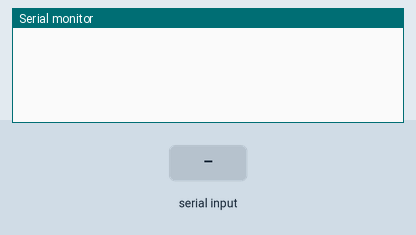
This sketch was run on a simulated Arduino Uno, built with avr-gcc and run on an emulated ATmega328P. Parts: the last lines printed to the serial monitor. The inputs (shaded band) are chosen by the test bench.

Above: at 1.2 s.
1.3 s: "0" received over Serial
At 2.5 s:
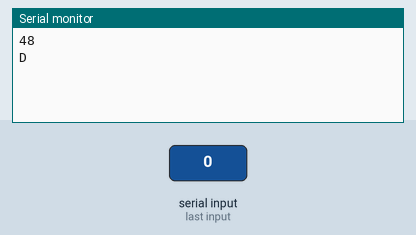
2.8 s: "1" received over Serial
At 3.9 s:
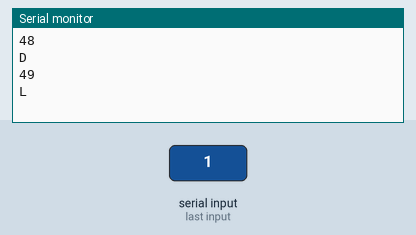
4.3 s: "2" received over Serial
At 4.9 s:
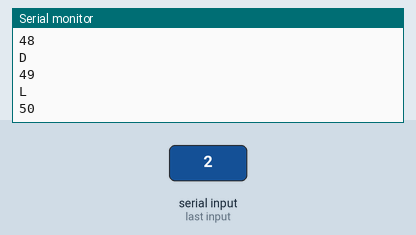

Measured:
- after the input at 1.3 s, the serial monitor: prints a new line at once (image 1)
- after the input at 2.8 s, the serial monitor: prints a new line at once (image 2)
- after the input at 4.3 s, the serial monitor: prints a new line at once (image 3)

The sketch:

NECprojetorDump.ino
```cpp
// (licence header left out)
#include <IRremote.h>

IRsend irsend;
int inByte;

unsigned int raw_liga[104] = {8950,4450,550,550,550,550,550,550,550,1650,550,1700,550,550,550,550,550,550,550,1650,550,550,550,550,550,1650,600,550,550,1600,600,1650,600,1600,600,500,600,500,600,500,600,1650,550,550,550,550,550,550,550,550,550,1650,600,1650,550,1650,550,550,550,1650,600,1650,550,1650,550,1650,600,500,600,500,600,500,600,550,550,500,600,550,550,550,550,550,550,1650,550,1650,600,1600,600,1650,550,1650,600,1600,600,1650,550,1650,600,14250,8900,2250,550,};
unsigned int raw_desliga[104] = {8950,4450,500,600,500,600,500,600,550,1650,550,1650,550,550,550,550,550,550,550,1700,550,550,550,550,550,1650,550,550,550,1650,600,1650,550,1650,550,550,550,550,550,1650,600,500,600,1600,600,550,550,550,550,550,550,1650,550,1650,600,500,600,1650,550,550,550,1650,600,1650,550,1650,550,550,550,550,550,550,550,550,550,550,550,550,550,550,550,550,550,1650,600,1650,550,1650,550,1650,600,1650,550,1650,550,1700,550,1650,550,14300,8900,2250,500,};


void setup()
{
  Serial.begin(9600);
}


void loop() {

  inByte = 0;
  /*
  if (Serial.read() != -1) {
    for (int i = 0; i < 3; i++) {
      irsend.sendNEC(0x189710EF, 32); // Sony TV power code
      delay(40);
    }
  }
  */

  if (Serial.available() > 0) {

    inByte = Serial.read();

  Serial.println(inByte);

  if(inByte ==48){
   irsend.sendRaw(raw_desliga,104,38);
    // irsend.sendNEC(0x189728D7, 32); // Sony TV power code
    Serial.println('D');

  }else if (inByte ==49){
    irsend.sendRaw(raw_liga,104,38);
   // irsend.sendNEC(0x189710EF, 32); // Sony TV power code
    Serial.println('L');
  }
}
}
```
